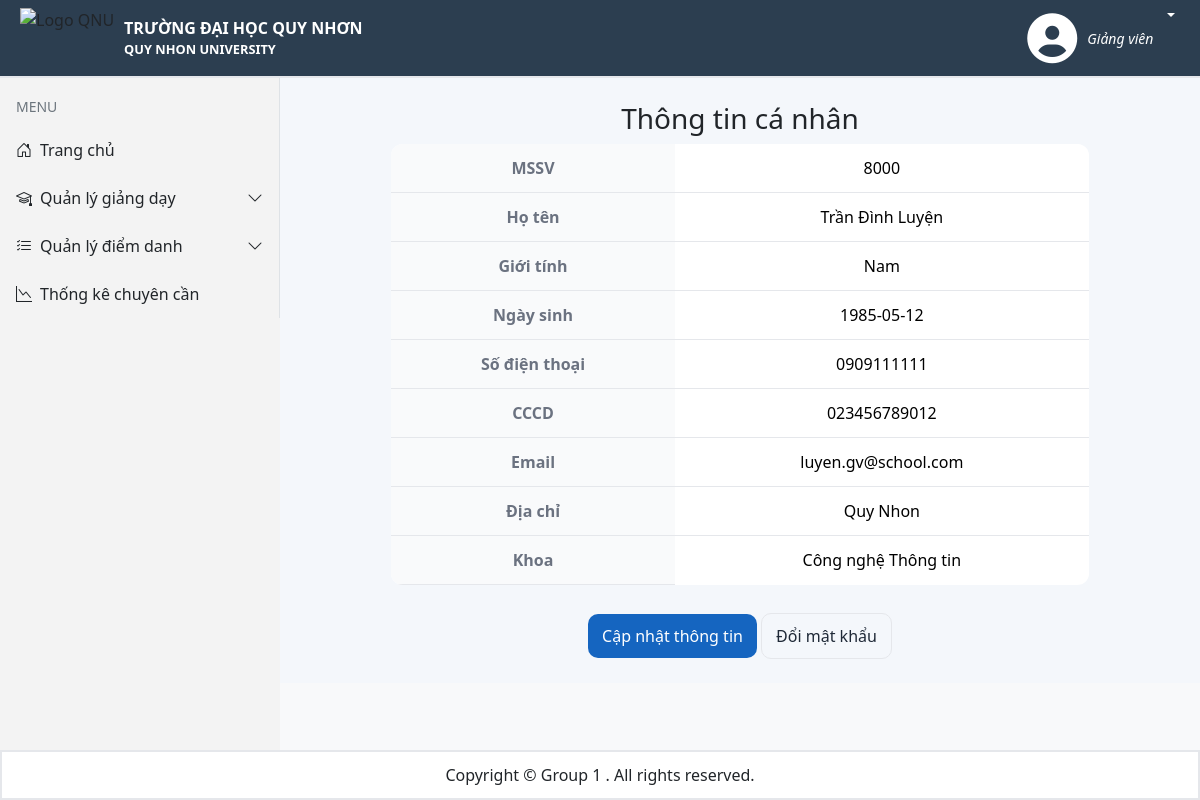
The page /Account/ThongTinCaNhan (signed in) on the database as committed earlier.
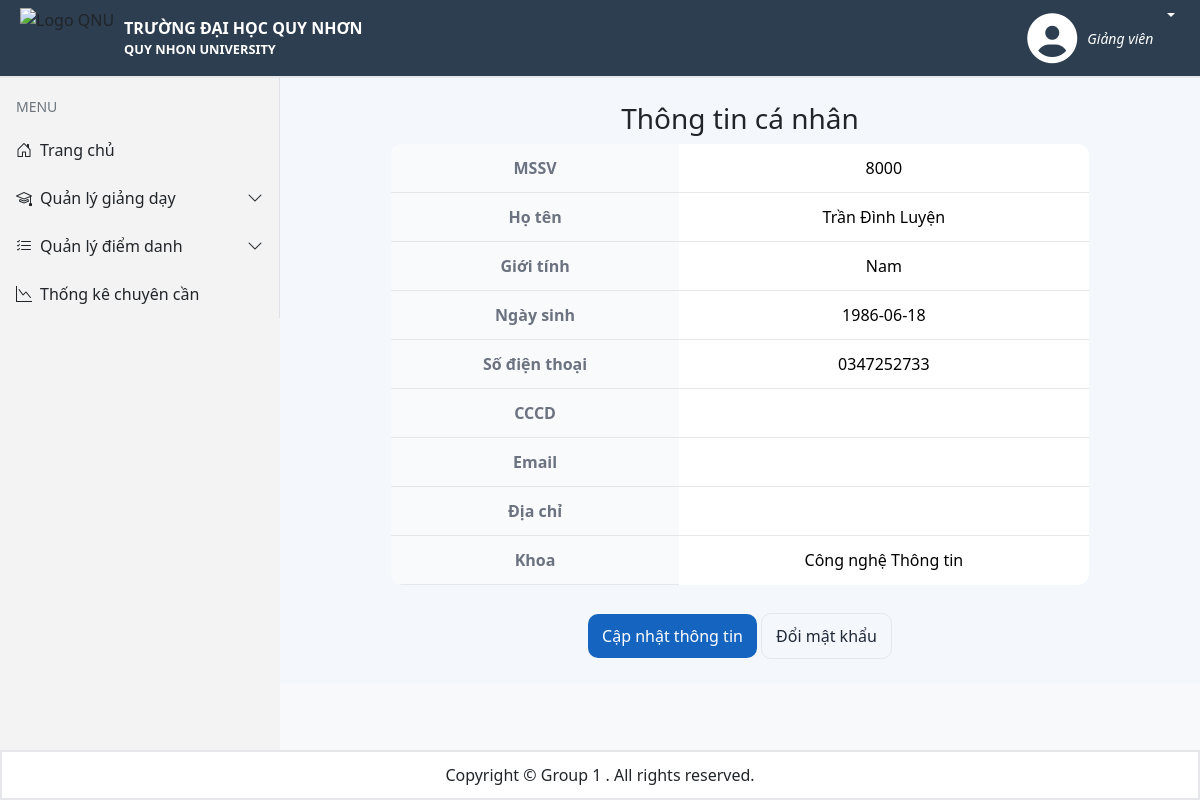
The same page on the database as committed later.
### tables this page shows
CREATE TABLE `account` (
  `UserID` int(11) NOT NULL,
  `Ho` varchar(50) DEFAULT NULL,
  `Ten` varchar(50) DEFAULT NULL,
  `CCCD` varchar(12) DEFAULT NULL,
  `SoDT` varchar(10) DEFAULT NULL,
  `Email` varchar(255) DEFAULT NULL,
  `DiaChi` varchar(255) DEFAULT NULL,
  `NgaySinh` date DEFAULT NULL,
  `GioiTinh` enum('Nam','Nữ') DEFAULT NULL,
  `MatKhau` varchar(255) DEFAULT NULL,
  `AuthToken` varchar(255) DEFAULT NULL,
  `Role` enum('1','2','3') NOT NULL DEFAULT '3'
);

CREATE TABLE `khoa` (
  `MaKhoa` varchar(10) NOT NULL,
  `TenKhoa` varchar(100) NOT NULL
);

### app/Controllers/BaseController.php (called while the page is built, shortened)
<?php
require_once __DIR__ . '/../Models/User.php';
require_once __DIR__ . '/../Config/database.php';
class BaseController
{
    protected function renderCommon($title, $render, $data = [])
    {
        require_once __DIR__ . "/../Views/layout.php";
    }
}

### app/Controllers/AccountController.php (called while the page is built, shortened)
<?php
require_once __DIR__ . '/BaseController.php';
    class AccountController extends BaseController
    {
        public function showThongTinCaNhan()
        {
            $userModel = new User();
            if($_SESSION['Role'] == 1)
                $data = $userModel->getStudentInfo($_SESSION['UID']);
            else if($_SESSION['Role'] == 2)
                $data = $userModel->getTeacherInfo($_SESSION['UID']);
            else if($_SESSION['Role'] == 3)
                $data = $userModel->getAdminInfo($_SESSION['UID']);
            $this->renderCommon("Thông tin cá nhân", "profile.php", ['studentData' => $data]);
        }
    }
?>

### app/Models/User.php (called while the page is built, shortened)
<?php
    class User
    {
        private $conn;
        public function __construct()
        {
            $this->conn = Database::getConnection();
        }
        public function getTeacherInfo($teacherId)
        {
            $stmt = $this->conn->prepare("SELECT UserID, Ho, Ten, GioiTinh, NgaySinh, SoDT, CCCD, Email, DiaChi, TenKhoa FROM account
            LEFT JOIN giangvien on account.UserID = giangvien.MaGV
            left JOIN khoa on giangvien.MaKhoa = khoa.MaKhoa
            WHERE account.UserID = ?");
            $stmt->bind_param("s", $teacherId);
            $stmt->execute();
            $result = $stmt->get_result();
            return $result->fetch_assoc();
        }
    }
?>

### app/Config/database.php (called while the page is built, shortened)
<?php
class Database
{
    private static $servername = "localhost";
    private static $username = "root";
    private static $password = "";
    private static $dbname = "diemdanhonline";
    private static $conn = null;
    public static function getConnection()
    {
        if (self::$conn === null) {
            self::$conn = new mysqli(self::$servername, self::$username, self::$password, self::$dbname);
        }
        return self::$conn;
    }
}
?>

### app/Views/common/profile.php (the view, shortened to what this page needs)
<!DOCTYPE html>
<html lang="vi">
<head>
  <link rel="stylesheet" href="./public/assets/css/theme.css">
</head>
<body>
<div style="display:flex;">
  <main class="page-container">
    <div class="profile-center">
      <h3>Thông tin cá nhân</h3>
      <?php
        $user = $data['studentData'];
      ?>
      <table class="table">
        <tr>
          <th>MSSV</th>
          <td><?= htmlspecialchars($user['UserID']) ?></td>
        </tr>
        <tr>
          <th>Họ tên</th>
          <td><?= htmlspecialchars($user['Ho'] . ' ' . $user['Ten']) ?></td>
        </tr>
        <tr>
          <th>Giới tính</th>
          <td><?= htmlspecialchars($user['GioiTinh']) ?></td>
        </tr>
        <tr>
          <th>Ngày sinh</th>
          <td><?= htmlspecialchars($user['NgaySinh']) ?></td>
        </tr>
        <tr>
          <th>Số điện thoại</th>
          <td><?= htmlspecialchars($user['SoDT']) ?></td>
        </tr>
        <tr>
          <th>CCCD</th>
          <td><?= htmlspecialchars($user['CCCD']) ?></td>
        </tr>
        <tr>
          <th>Email</th>
          <td><?= htmlspecialchars($user['Email']) ?></td>
        </tr>
        <tr>
          <th>Địa chỉ</th>
          <td><?= htmlspecialchars($user['DiaChi']) ?></td>
        </tr>
        <?php if ($_SESSION['Role'] == 1): ?>
                  <tr>
          <th>Lớp</th>
          <td><?= htmlspecialchars($user['TenLop']) ?></td>
        </tr>
          <tr>
          <th>Ngành</th>
          <td><?= htmlspecialchars($user['TenNganh']) ?></td>
        </tr>
      <?php elseif ($_SESSION['Role'] == 2): ?>
        <tr>
          <th>Khoa</th>
          <td><?= htmlspecialchars($user['TenKhoa']) ?></td>
        </tr>
      <?php else: ?>
      <?php endif; ?>
      </table>
      <div style="margin-top:12px; text-align:center;">
        <a class="button" href="./Account/ThongTinCaNhan/EditInfo">Cập nhật thông tin</a>
        <a class="button ghost" href="./Account/ChangePassword">Đổi mật khẩu</a>
      </div>
    </div>
  </main>
</div>
</body>
</html>

### index.php (shortened to what this page needs)
<?php
$requestPath = parse_url($_SERVER['REQUEST_URI'], PHP_URL_PATH);
$requestPath = '/' . ltrim($requestPath, '/');
require_once __DIR__ . "/app/Controllers/AccountController.php";
require_once __DIR__ . "/app/Controllers/BaseController.php";
$accountController = new AccountController($pdo);
if (isset($_SESSION['UID'])) {
    $accountController->loadUserData();
}
switch ($requestPath)
{
    case "/Account/ThongTinCaNhan":
        $accountController->showThongTinCaNhan();
        break;
}
?>

### app/Views/layout.php (shortened to what this page needs)
<!DOCTYPE html>
<html lang="en">
<head>
    <link rel="stylesheet" href="./public/assets/css/header.css">
    <link rel="stylesheet" href="./public/assets/css/footer.css">
    <link href="https://cdn.jsdelivr.net/npm/bootstrap@5.0.2/dist/css/bootstrap.min.css" rel="stylesheet">
    <link rel="stylesheet" href="./public/assets/css/layout.css">
</head>
<body>
    <header>
        <?php include __DIR__ . "/partials/header.php" ?>
    </header>
    <div class="main">
        <div class="menubars">
            <?php include __DIR__ . "/partials/menubar.php" ?>
        </div>
        <div class="app">
            <?php include $render ?>
        </div>
    </div>
    <footer>
        <?php include __DIR__ . "/partials/footer.php" ?>
    </footer>
</body>
</html>

### app/Views/partials/header.php (shortened to what this page needs)
<header class="qnu-header">
  <div class="qnu-header-left">
    <img src="https://www.qnu.edu.vn/Resources/assets/QNUNew/images/logo/logo_QNU_white.png" alt="Logo QNU" class="qnu-logo" />
    <div class="qnu-text">
      <p class="vn">TRƯỜNG ĐẠI HỌC QUY NHƠN</p>
      <p class="en">QUY NHON UNIVERSITY</p>
    </div>
  </div>
  <div class="qnu-header-right dropdown">
    <div class="qnu-header-toggle dropdown-toggle" data-bs-toggle="dropdown" aria-expanded="false" role="button" style="cursor: pointer;">
      <i class="fa fa-user-circle"></i>
      <div class="user-info">
        <span class="rolename">
          <?php
            if ($_SESSION['Role'] == 1)
              echo "Sinh viên";
            else if($_SESSION['Role'] == 2)
              echo "Giảng viên";
            else if($_SESSION['Role'] == 3)
              echo "Admin";
            else
              echo "Who????";
          ?>
        </span>
      </div>
    </div>
  </div>
</header>

### app/Views/partials/menubar.php (shortened to what this page needs)
<!doctype html>
<html lang="vi">
<head>
  <link href="https://cdn.jsdelivr.net/npm/bootstrap@5.3.3/dist/css/bootstrap.min.css" rel="stylesheet">
  <link href="https://cdn.jsdelivr.net/npm/bootstrap-icons@1.11.3/font/bootstrap-icons.css" rel="stylesheet">
</head>
<body>
    <aside class="sidebar border-end">
      <div class="p-3 pb-2">
        <span class="section-title small text-secondary text-uppercase">Menu</span>
      </div>
      <?php if($_SESSION['Role'] == 1): ?>
      <div class="list-group list-group-flush">
        <a href="Student/Home" class="list-group-item d-flex align-items-center gap-2">
          <i class="bi bi-house-door"></i> Trang chủ
        </a>
          <a href="Student/LichSuDiemDanh" class="list-group-item d-flex align-items-center gap-2">
          <i class="bi bi-clock-history"></i> Lịch sử điểm danh
        </a>
          <a href="Student/QuetQR" class="list-group-item d-flex align-items-center gap-2">
          <i class="bi bi-qr-code-scan"></i></i> Quét QR
        </a>
      </div>
      <?php elseif($_SESSION['Role'] == 2): ?>
        <div class="list-group list-group-flush">
          <a href="./Teacher/Home" class="list-group-item d-flex align-items-center gap-2">
            <i class="bi bi-house-door"></i> Trang chủ
          </a>
          <div>
            <button class="toggle" data-bs-toggle="collapse" data-bs-target="#grpAccounts" aria-expanded="false">
              <span class="label"><i class="bi bi-mortarboard"></i> Quản lý giảng dạy</span>
              <i class="bi bi-chevron-down chevron"></i>
            </button>
          </div>
          <div>
            <button class="toggle" data-bs-toggle="collapse" data-bs-target="#grpAccounts1" aria-expanded="false">
              <span class="label"><i class="bi bi-list-check"></i>Quản lý điểm danh</span>
              <i class="bi bi-chevron-down chevron"></i>
            </button>
          </div>
          <a href="Teacher/ThongKeChuyenCan" class="list-group-item d-flex align-items-center gap-2">
            <i class="bi bi-graph-down"></i> Thống kê chuyên cần
          </a>
        </div>
      <?php endif ?>
    </aside>
</body>
</html>

### app/Views/partials/footer.php
<div class="footer-container">
    <label for="">Copyright © Group 1 . All rights reserved.</label>
</div>

### public/assets/css/header.css (style rules this page uses)
.qnu-header { display: flex; justify-content: space-between; align-items: center; background: var(--header-color); padding: 8px 20px; border-bottom: 2px #E5E7EB solid; }
.qnu-header-left { display: flex; align-items: center; gap: 10px; }
.qnu-logo { height: 60px; width: auto; }
.qnu-text .vn { font-size: 1rem; color: white; margin: 0; font-weight: bold; }
.qnu-text .en { font-size: 0.8rem; font-weight: bold; color: white; margin: 0; }
.qnu-header-right { display: flex; align-items: center; gap: 8px; padding: 5px; border-radius: 5px; color: white; font-size: 14px; }
.qnu-header-toggle { display: flex; gap: 10px; }
.qnu-header-right .user-info { display: flex; flex-direction: column; justify-content: center; }
.qnu-header-right i { font-size: 50px; }
.qnu-header-right .rolename { font-style: italic; }

### public/assets/css/footer.css (style rules this page uses)
.footer-container { display: flex; justify-content: center; align-items: center; background-color: white; height: 50px; width: 100%; position: absolute; bottom: 0px; left: 0px; border: 2px #E5E7EB solid; }
.footer-container label { font-size: 1rem; }

### public/assets/css/layout.css (style rules this page uses)
:root { --sidebars-color: #f3f3f3; --header-color: #2c3e50; }
* { padding: 0px; margin: 0px; box-sizing: border-box; }
body { background-color: #F6F8FB; overflow: hidden; }
.main { display: flex; }
.app { overflow-x: scroll; overflow-y: scroll; height: calc(100vh - 100px); width: 100vw; }
.menubars { background: var(--sidebars-color); }

### public/assets/css/theme.css (style rules this page uses)
:root { --primary: #1565c0; --primary-hover: #0d47a1; --accent: #00b0ff; --bg: #f4f7fb; --card: #ffffff; --text: #1f2937; --muted: #6b7280; --border: #e5e7eb; --radius: 12px; --success: #10b981; --warning: #f59e0b; --danger: #ef4444; }
.page-container { flex: 1; padding: 24px; display: flex; flex-direction: column; gap: 20px; background: var(--bg); }
.button { background: var(--primary); color: #fff; border: none; padding: 10px 14px; border-radius: 10px; cursor: pointer; transition: 0.2s; text-decoration: none; display: inline-block; }
.button.ghost { background: transparent; color: var(--text); border: 1px solid var(--border); }
.table { width: 100%; border-collapse: collapse; background: var(--card); border-radius: var(--radius); overflow: hidden; }
.table th, .table td { padding: 12px; border-bottom: 1px solid var(--border); text-align: center; }
.table th { background: #f9fafb; color: var(--muted); font-weight: 600; }
.table tr:last-child td { border-bottom: none; }
.profile-center { display: flex; flex-direction: column; align-items: center; margin: 0px 10%; }

### app/Views/partials/menubar.php (style rules this page uses)
:root { --sidebar-width: 280px; }
body { background:#f8f9fa; }
.sidebar { width: var(--sidebar-width); max-height: 100vh; background: var(--sidebars-color); }
.sidebar .list-group-item { border: 0; border-radius: 0; padding: .75rem 1rem; color: #212529; background: transparent; }
.sidebar .toggle { width: 100%; text-align: left; background: transparent; border: 0; padding: .75rem 1rem; display: flex; gap: .5rem; align-items: center; justify-content: space-between; color: #212529; }
.toggle .label { display: inline-flex; gap: .5rem; align-items: center; }
.chevron { transition: transform .2s ease; }

Rows that differ between the two databases and show on the page:
changed account "Trần Đình Luyện": NgaySinh "1985-05-12" → "1986-06-18"; SoDT "0909111111" → "0347252733"; CCCD "023456789012" → (not shown); Email "luyen.gv@school.com" → (not shown); DiaChi "Quy Nhon" → (not shown)
